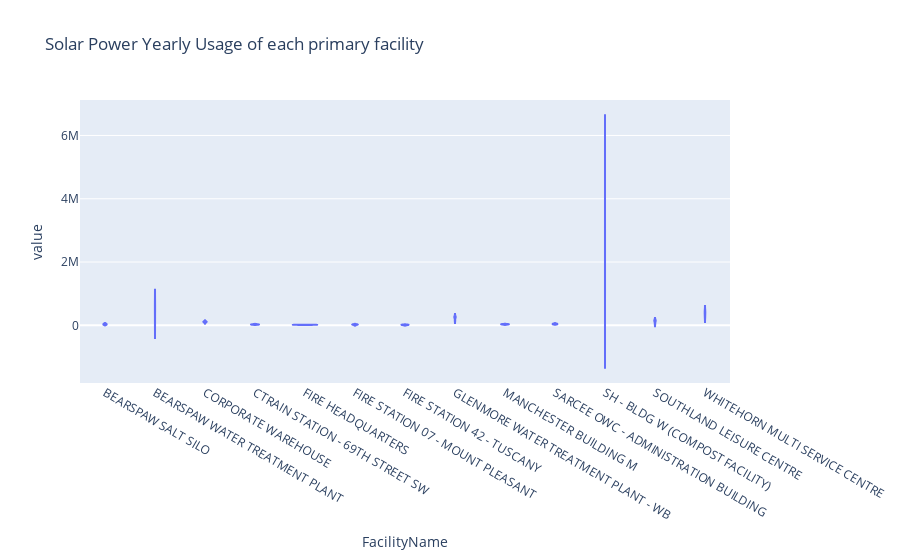
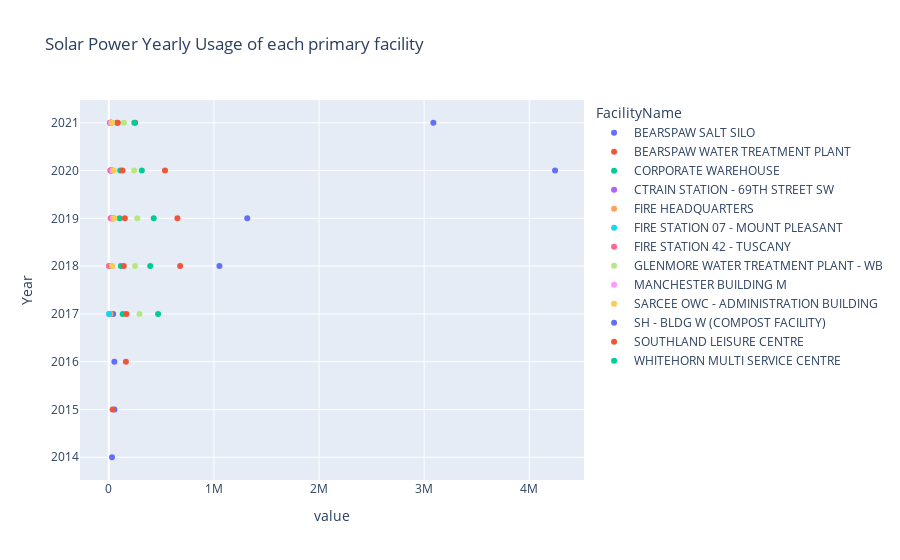

The notebook cell saved with these charts, in order:
### Markdown cell above
### Solar Power Yearly Usage of each primary facility

### Code cell
df3=pd.DataFrame.drop(origin_energedata,["Business Unit Desc","Site ID","FacilityAddress"], axis=1)
df3 = df3.loc[df3['Energy Description'] == 'Solar Power']
df3=df3.loc[df3['Total Consumption'] > 10000]
df3=df3.loc[df3['Year'].between(2014,2021)]
df3.name = "Solar Power Yearly Usage of each facility "
df3=df3.groupby(['FacilityName','Year'])['Total Consumption'].sum().unstack(level=1)
display(df3)


fig = plt.figure()
df3.plot(kind='bar', colormap='tab20b', grid=True, title ='"Solar Power Yearly Usage of each primary facility "')
fig.set_size_inches(3600,3600)
plt.show()

df3=pd.DataFrame.drop(origin_energedata,["Business Unit Desc","Site ID","FacilityAddress"], axis=1)
df3 = df3.loc[df3['Energy Description'] == 'Solar Power']
df3=df3.loc[df3['Total Consumption'] > 1000]
df3=df3.loc[df3['Year'].between(2014,2021)]
df3.name = "Solar Power Usage of each Year "
df3=df3.groupby(['FacilityName','Year'])['Total Consumption'].sum().unstack(level=0)


fig = px.violin(df3, y=df3.columns, title = 'Solar Power Yearly Usage of each primary facility')
fig.show()
fig = px.scatter(df3, x=df3.columns, title ='Solar Power Yearly Usage of each primary facility ')
fig.show()

### Figure 1 — Plotly figure (JSON) as saved in the notebook; plotly's stock layout.template omitted (floating-point values rounded to 4 significant figures)
{"data": [{"alignmentgroup": "True", "box": {"visible": false}, "hovertemplate": "FacilityName=%{x}<br>value=%{y}<extra></extra>", "legendgroup": "", "marker": {"color": "#636efa"}, "name": "", "offsetgroup": "", "orientation": "v", "scalegroup": "True", "showlegend": false, "type": "violin", "x": ["BEARSPAW SALT SILO", "BEARSPAW SALT SILO", "BEARSPAW SALT SILO", "BEARSPAW SALT SILO", "BEARSPAW SALT SILO", "BEARSPAW SALT SILO", "BEARSPAW SALT SILO", "BEARSPAW SALT SILO", "BEARSPAW WATER TREATMENT PLANT", "BEARSPAW WATER TREATMENT PLANT", "BEARSPAW WATER TREATMENT PLANT", "BEARSPAW WATER TREATMENT PLANT", "BEARSPAW WATER TREATMENT PLANT", "BEARSPAW WATER TREATMENT PLANT", "BEARSPAW WATER TREATMENT PLANT", "BEARSPAW WATER TREATMENT PLANT", "CORPORATE WAREHOUSE", "CORPORATE WAREHOUSE", "CORPORATE WAREHOUSE", "CORPORATE WAREHOUSE", "CORPORATE WAREHOUSE", "CORPORATE WAREHOUSE", "CORPORATE WAREHOUSE", "CORPORATE WAREHOUSE", "CTRAIN STATION - 69TH STREET SW", "CTRAIN STATION - 69TH STREET SW", "CTRAIN STATION - 69TH STREET SW", "CTRAIN STATION - 69TH STREET SW", "CTRAIN STATION - 69TH STREET SW", "CTRAIN STATION - 69TH STREET SW", "CTRAIN STATION - 69TH STREET SW", "CTRAIN STATION - 69TH STREET SW", "FIRE HEADQUARTERS", "FIRE HEADQUARTERS", "FIRE HEADQUARTERS", "FIRE HEADQUARTERS", "FIRE HEADQUARTERS", "FIRE HEADQUARTERS", "FIRE HEADQUARTERS", "FIRE HEADQUARTERS", "FIRE STATION 07 - MOUNT PLEASANT", "FIRE STATION 07 - MOUNT PLEASANT", "FIRE STATION 07 - MOUNT PLEASANT", "FIRE STATION 07 - MOUNT PLEASANT", "FIRE STATION 07 - MOUNT PLEASANT", "FIRE STATION 07 - MOUNT PLEASANT", "FIRE STATION 07 - MOUNT PLEASANT", "FIRE STATION 07 - MOUNT PLEASANT", "FIRE STATION 42 - TUSCANY", "FIRE STATION 42 - TUSCANY", "FIRE STATION 42 - TUSCANY", "FIRE STATION 42 - TUSCANY", "FIRE STATION 42 - TUSCANY", "FIRE STATION 42 - TUSCANY", "FIRE STATION 42 - TUSCANY", "FIRE STATION 42 - TUSCANY", "GLENMORE WATER TREATMENT PLANT - WB", "GLENMORE WATER TREATMENT PLANT - WB", "GLENMORE WATER TREATMENT PLANT - WB", "GLENMORE WATER TREATMENT PLANT - WB", "GLENMORE WATER TREATMENT PLANT - WB", "GLENMORE WATER TREATMENT PLANT - WB", "GLENMORE WATER TREATMENT PLANT - WB", "GLENMORE WATER TREATMENT PLANT - WB", "MANCHESTER BUILDING M", "MANCHESTER BUILDING M", "MANCHESTER BUILDING M", "MANCHESTER BUILDING M", "MANCHESTER BUILDING M", "MANCHESTER BUILDING M", "MANCHESTER BUILDING M", "MANCHESTER BUILDING M", "SARCEE OWC - ADMINISTRATION BUILDING", "SARCEE OWC - ADMINISTRATION BUILDING", "SARCEE OWC - ADMINISTRATION BUILDING", "SARCEE OWC - ADMINISTRATION BUILDING", "SARCEE OWC - ADMINISTRATION BUILDING", "SARCEE OWC - ADMINISTRATION BUILDING", "SARCEE OWC - ADMINISTRATION BUILDING", "SARCEE OWC - ADMINISTRATION BUILDING", "SH - BLDG W (COMPOST FACILITY)", "SH - BLDG W (COMPOST FACILITY)", "SH - BLDG W (COMPOST FACILITY)", "SH - BLDG W (COMPOST FACILITY)", "SH - BLDG W (COMPOST FACILITY)", "SH - BLDG W (COMPOST FACILITY)", "SH - BLDG W (COMPOST FACILITY)", "SH - BLDG W (COMPOST FACILITY)", "SOUTHLAND LEISURE CENTRE", "SOUTHLAND LEISURE CENTRE", "SOUTHLAND LEISURE CENTRE", "SOUTHLAND LEISURE CENTRE", "SOUTHLAND LEISURE CENTRE", "SOUTHLAND LEISURE CENTRE", "SOUTHLAND LEISURE CENTRE", "SOUTHLAND LEISURE CENTRE", "WHITEHORN MULTI SERVICE CENTRE", "WHITEHORN MULTI SERVICE CENTRE", "WHITEHORN MULTI SERVICE CENTRE", "WHITEHORN MULTI SERVICE CENTRE", "WHITEHORN MULTI SERVICE CENTRE", "WHITEHORN MULTI SERVICE CENTRE", "WHITEHORN MULTI SERVICE CENTRE", "WHITEHORN MULTI SERVICE CENTRE"], "x0": " ", "xaxis": "x", "y": [30258, 53333, 52745, 41361, 21530, 44588, 16856, 19890, null, null, null, 9791, 678536, 652587, 534578, 250570, null, null, null, 131593, 114787, 102931, 108384, 77009, null, null, null, null, 18536, 34891, 27299, 23832, null, null, null, 15354, 16725, 17176, 14613, 9684, null, null, null, 1322, 23928, 31510, 27734, 18678, null, null, null, null, 1214, 19822, 16809, 11747, null, null, null, 292019, 249129, 270977, 240979, 144106, null, null, null, null, 29390, 38138, 34233, 21912, null, null, null, null, 32099, 52613, 46665, 31229, null, null, null, null, 1052172, 1316807, 4245700, 3088045, null, 36003, 162547, 167406, 142226, 152230, 129660, 85801, null, null, null, 468438, 393663, 427151, 313797, 242521], "y0": " ", "yaxis": "y"}], "layout": {"legend": {"tracegroupgap": 0}, "title": {"text": "Solar Power Yearly Usage of each primary facility"}, "violinmode": "group", "xaxis": {"anchor": "y", "domain": [0, 1], "title": {"text": "FacilityName"}}, "yaxis": {"anchor": "x", "domain": [0, 1], "title": {"text": "value"}}}}

### Figure 2 — Plotly figure (JSON) as saved in the notebook; plotly's stock layout.template omitted (floating-point values rounded to 4 significant figures)
{"data": [{"hovertemplate": "FacilityName=BEARSPAW SALT SILO<br>value=%{x}<br>Year=%{y}<extra></extra>", "legendgroup": "BEARSPAW SALT SILO", "marker": {"color": "#636efa", "symbol": "circle"}, "mode": "markers", "name": "BEARSPAW SALT SILO", "orientation": "h", "showlegend": true, "type": "scatter", "x": [30258, 53333, 52745, 41361, 21530, 44588, 16856, 19890], "xaxis": "x", "y": [2014, 2015, 2016, 2017, 2018, 2019, 2020, 2021], "yaxis": "y"}, {"hovertemplate": "FacilityName=BEARSPAW WATER TREATMENT PLANT<br>value=%{x}<br>Year=%{y}<extra></extra>", "legendgroup": "BEARSPAW WATER TREATMENT PLANT", "marker": {"color": "#EF553B", "symbol": "circle"}, "mode": "markers", "name": "BEARSPAW WATER TREATMENT PLANT", "orientation": "h", "showlegend": true, "type": "scatter", "x": [null, null, null, 9791, 678536, 652587, 534578, 250570], "xaxis": "x", "y": [2014, 2015, 2016, 2017, 2018, 2019, 2020, 2021], "yaxis": "y"}, {"hovertemplate": "FacilityName=CORPORATE WAREHOUSE<br>value=%{x}<br>Year=%{y}<extra></extra>", "legendgroup": "CORPORATE WAREHOUSE", "marker": {"color": "#00cc96", "symbol": "circle"}, "mode": "markers", "name": "CORPORATE WAREHOUSE", "orientation": "h", "showlegend": true, "type": "scatter", "x": [null, null, null, 131593, 114787, 102931, 108384, 77009], "xaxis": "x", "y": [2014, 2015, 2016, 2017, 2018, 2019, 2020, 2021], "yaxis": "y"}, {"hovertemplate": "FacilityName=CTRAIN STATION - 69TH STREET SW<br>value=%{x}<br>Year=%{y}<extra></extra>", "legendgroup": "CTRAIN STATION - 69TH STREET SW", "marker": {"color": "#ab63fa", "symbol": "circle"}, "mode": "markers", "name": "CTRAIN STATION - 69TH STREET SW", "orientation": "h", "showlegend": true, "type": "scatter", "x": [null, null, null, null, 18536, 34891, 27299, 23832], "xaxis": "x", "y": [2014, 2015, 2016, 2017, 2018, 2019, 2020, 2021], "yaxis": "y"}, {"hovertemplate": "FacilityName=FIRE HEADQUARTERS<br>value=%{x}<br>Year=%{y}<extra></extra>", "legendgroup": "FIRE HEADQUARTERS", "marker": {"color": "#FFA15A", "symbol": "circle"}, "mode": "markers", "name": "FIRE HEADQUARTERS", "orientation": "h", "showlegend": true, "type": "scatter", "x": [null, null, null, 15354, 16725, 17176, 14613, 9684], "xaxis": "x", "y": [2014, 2015, 2016, 2017, 2018, 2019, 2020, 2021], "yaxis": "y"}, {"hovertemplate": "FacilityName=FIRE STATION 07 - MOUNT PLEASANT<br>value=%{x}<br>Year=%{y}<extra></extra>", "legendgroup": "FIRE STATION 07 - MOUNT PLEASANT", "marker": {"color": "#19d3f3", "symbol": "circle"}, "mode": "markers", "name": "FIRE STATION 07 - MOUNT PLEASANT", "orientation": "h", "showlegend": true, "type": "scatter", "x": [null, null, null, 1322, 23928, 31510, 27734, 18678], "xaxis": "x", "y": [2014, 2015, 2016, 2017, 2018, 2019, 2020, 2021], "yaxis": "y"}, {"hovertemplate": "FacilityName=FIRE STATION 42 - TUSCANY<br>value=%{x}<br>Year=%{y}<extra></extra>", "legendgroup": "FIRE STATION 42 - TUSCANY", "marker": {"color": "#FF6692", "symbol": "circle"}, "mode": "markers", "name": "FIRE STATION 42 - TUSCANY", "orientation": "h", "showlegend": true, "type": "scatter", "x": [null, null, null, null, 1214, 19822, 16809, 11747], "xaxis": "x", "y": [2014, 2015, 2016, 2017, 2018, 2019, 2020, 2021], "yaxis": "y"}, {"hovertemplate": "FacilityName=GLENMORE WATER TREATMENT PLANT - WB<br>value=%{x}<br>Year=%{y}<extra></extra>", "legendgroup": "GLENMORE WATER TREATMENT PLANT - WB", "marker": {"color": "#B6E880", "symbol": "circle"}, "mode": "markers", "name": "GLENMORE WATER TREATMENT PLANT - WB", "orientation": "h", "showlegend": true, "type": "scatter", "x": [null, null, null, 292019, 249129, 270977, 240979, 144106], "xaxis": "x", "y": [2014, 2015, 2016, 2017, 2018, 2019, 2020, 2021], "yaxis": "y"}, {"hovertemplate": "FacilityName=MANCHESTER BUILDING M<br>value=%{x}<br>Year=%{y}<extra></extra>", "legendgroup": "MANCHESTER BUILDING M", "marker": {"color": "#FF97FF", "symbol": "circle"}, "mode": "markers", "name": "MANCHESTER BUILDING M", "orientation": "h", "showlegend": true, "type": "scatter", "x": [null, null, null, null, 29390, 38138, 34233, 21912], "xaxis": "x", "y": [2014, 2015, 2016, 2017, 2018, 2019, 2020, 2021], "yaxis": "y"}, {"hovertemplate": "FacilityName=SARCEE OWC - ADMINISTRATION BUILDING<br>value=%{x}<br>Year=%{y}<extra></extra>", "legendgroup": "SARCEE OWC - ADMINISTRATION BUILDING", "marker": {"color": "#FECB52", "symbol": "circle"}, "mode": "markers", "name": "SARCEE OWC - ADMINISTRATION BUILDING", "orientation": "h", "showlegend": true, "type": "scatter", "x": [null, null, null, null, 32099, 52613, 46665, 31229], "xaxis": "x", "y": [2014, 2015, 2016, 2017, 2018, 2019, 2020, 2021], "yaxis": "y"}, {"hovertemplate": "FacilityName=SH - BLDG W (COMPOST FACILITY)<br>value=%{x}<br>Year=%{y}<extra></extra>", "legendgroup": "SH - BLDG W (COMPOST FACILITY)", "marker": {"color": "#636efa", "symbol": "circle"}, "mode": "markers", "name": "SH - BLDG W (COMPOST FACILITY)", "orientation": "h", "showlegend": true, "type": "scatter", "x": [null, null, null, null, 1052172, 1316807, 4245700, 3088045], "xaxis": "x", "y": [2014, 2015, 2016, 2017, 2018, 2019, 2020, 2021], "yaxis": "y"}, {"hovertemplate": "FacilityName=SOUTHLAND LEISURE CENTRE<br>value=%{x}<br>Year=%{y}<extra></extra>", "legendgroup": "SOUTHLAND LEISURE CENTRE", "marker": {"color": "#EF553B", "symbol": "circle"}, "mode": "markers", "name": "SOUTHLAND LEISURE CENTRE", "orientation": "h", "showlegend": true, "type": "scatter", "x": [null, 36003, 162547, 167406, 142226, 152230, 129660, 85801], "xaxis": "x", "y": [2014, 2015, 2016, 2017, 2018, 2019, 2020, 2021], "yaxis": "y"}, {"hovertemplate": "FacilityName=WHITEHORN MULTI SERVICE CENTRE<br>value=%{x}<br>Year=%{y}<extra></extra>", "legendgroup": "WHITEHORN MULTI SERVICE CENTRE", "marker": {"color": "#00cc96", "symbol": "circle"}, "mode": "markers", "name": "WHITEHORN MULTI SERVICE CENTRE", "orientation": "h", "showlegend": true, "type": "scatter", "x": [null, null, null, 468438, 393663, 427151, 313797, 242521], "xaxis": "x", "y": [2014, 2015, 2016, 2017, 2018, 2019, 2020, 2021], "yaxis": "y"}], "layout": {"legend": {"title": {"text": "FacilityName"}, "tracegroupgap": 0}, "title": {"text": "Solar Power Yearly Usage of each primary facility "}, "xaxis": {"anchor": "y", "domain": [0, 1], "title": {"text": "value"}}, "yaxis": {"anchor": "x", "domain": [0, 1], "title": {"text": "Year"}}}}
